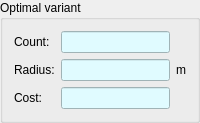
              <widget class="QGroupBox" name="gb2dOptimal">
               <property name="minimumSize">
                <size>
                 <width>0</width>
                 <height>111</height>
                </size>
               </property>
               <property name="title">
                <string>Optimal variant</string>
               </property>
               <layout class="QVBoxLayout" name="verticalLayout_6">
                <item>
                 <layout class="QGridLayout" name="gridLayout_6">
                  <property name="sizeConstraint">
                   <enum>QLayout::SetDefaultConstraint</enum>
                  </property>
                  <item row="1" column="1">
                   <widget class="QLineEdit" name="tb2dOptimalRadius">
                    <property name="styleSheet">
                     <string notr="true">background-color: rgb(224, 251, 255);</string>
                    </property>
                    <property name="readOnly">
                     <bool>true</bool>
                    </property>
                   </widget>
                  </item>
                  <item row="2" column="0">
                   <widget class="QLabel" name="label_3">
                    <property name="text">
                     <string>Cost:</string>
                    </property>
                   </widget>
                  </item>
                  <item row="2" column="1">
                   <widget class="QLineEdit" name="tb2dOptimalCost">
                    <property name="styleSheet">
                     <string notr="true">background-color: rgb(224, 251, 255);</string>
                    </property>
                    <property name="readOnly">
                     <bool>true</bool>
                    </property>
                   </widget>
                  </item>
                  <item row="0" column="0">
                   <widget class="QLabel" name="label_2">
                    <property name="text">
                     <string>Count:</string>
                    </property>
                   </widget>
                  </item>
                  <item row="1" column="0">
                   <widget class="QLabel" name="label">
                    <property name="text">
                     <string>Radius:</string>
                    </property>
                   </widget>
                  </item>
                  <item row="0" column="1">
                   <widget class="QLineEdit" name="tb2dOptimalCount">
                    <property name="styleSheet">
                     <string notr="true">background-color: rgb(224, 251, 255);</string>
                    </property>
                    <property name="readOnly">
                     <bool>true</bool>
                    </property>
                   </widget>
                  </item>
                  <item row="1" column="2">
                   <widget class="QLabel" name="label_41">
                    <property name="text">
                     <string>m</string>
                    </property>
                   </widget>
                  </item>
                 </layout>
                </item>
               </layout>
              </widget>
